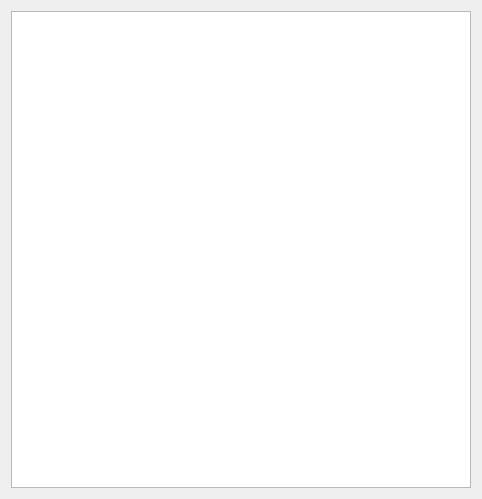
<?xml version="1.0" encoding="UTF-8"?>
<ui version="4.0">
 <class>CauseGrade</class>
 <widget class="QDialog" name="CauseGrade">
  <property name="geometry">
   <rect>
    <x>0</x>
    <y>0</y>
    <width>482</width>
    <height>499</height>
   </rect>
  </property>
  <property name="windowTitle">
   <string>Dialog</string>
  </property>
  <layout class="QGridLayout" name="gridLayout">
   <item row="0" column="0">
    <widget class="QTableWidget" name="tableWidget"/>
   </item>
  </layout>
 </widget>
 <resources/>
 <connections/>
</ui>
